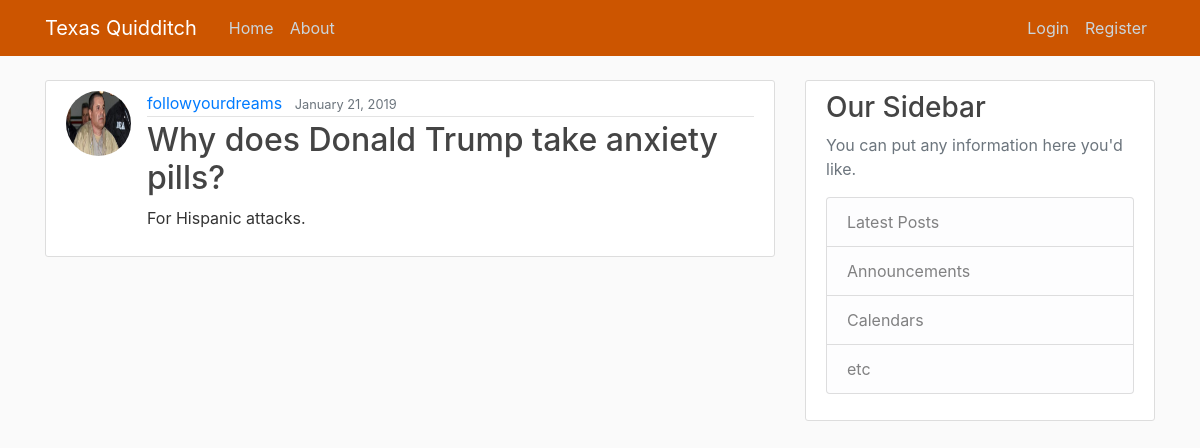
The page /post/34/ on the database its author committed.
### blog/models.py (models this page shows, shortened)
class Post(models.Model):
    title = models.CharField(max_length=100)
    content = models.TextField()
    date_posted = models.DateTimeField(default=timezone.now)   # auto_now --> set time to current time auto_now_add : will keep date
    author = models.ForeignKey(User, on_delete=models.CASCADE)    # on_delete --> what happens if user is deleted; delete post too

### users/models.py (models this page shows, shortened)
class Profile(models.Model):
    user = models.OneToOneField(User, on_delete=models.CASCADE)
    image = models.ImageField(default='default.jpg', upload_to='profile_pics')  #profile_pics is directory of image upload

### blog/views.py (the view)
# urls.py: path('post/<int:pk>/', PostDetailView.as_view(), name='post-detail'),
class PostDetailView(DetailView):
    model = Post

### blog/templates/blog/post_detail.html (shortened to what this page needs)
{% extends "blog/base.html" %}
{% block content %}
    <article class="media content-section">
      <img class="rounded-circle article-img" src="{{ object.author.profile.image.url }}">
      <div class="media-body">
        <div class="article-metadata">
          <a class="mr-2" href="{% url 'user-posts' object.author.username %}">{{ object.author }}</a>
          <small class="text-muted">{{ object.date_posted|date:"F d, Y" }}</small>
        </div>
        <h2 class="article-title"> {{ object.title }}</h2>
        <p class="article-content">{{ object.content }}</p>
      </div>
    </article>
{% endblock content %}

### blog/static/blog/main.css (style rules this page uses)
body { background: #fafafa; color: #333333; margin-top: 5rem; }
h1, h2, h3, h4, h5, h6 { color: #444444; }
.content-section { background: #ffffff; padding: 10px 20px; border: 1px solid #dddddd; border-radius: 3px; margin-bottom: 20px; }
.article-title { color: #444444; }
.article-content { white-space: pre-line; }
.article-img { height: 65px; width: 65px; margin-right: 16px; }
.article-metadata { padding-bottom: 1px; margin-bottom: 4px; border-bottom: 1px solid #e3e3e3 }

### rows shown on the page
Post: author.profile.image (picture), author "followyourdreams", date_posted "January 21, 2019", title "Why does Donald Trump take anxiety pills?", content "For Hispanic attacks."
